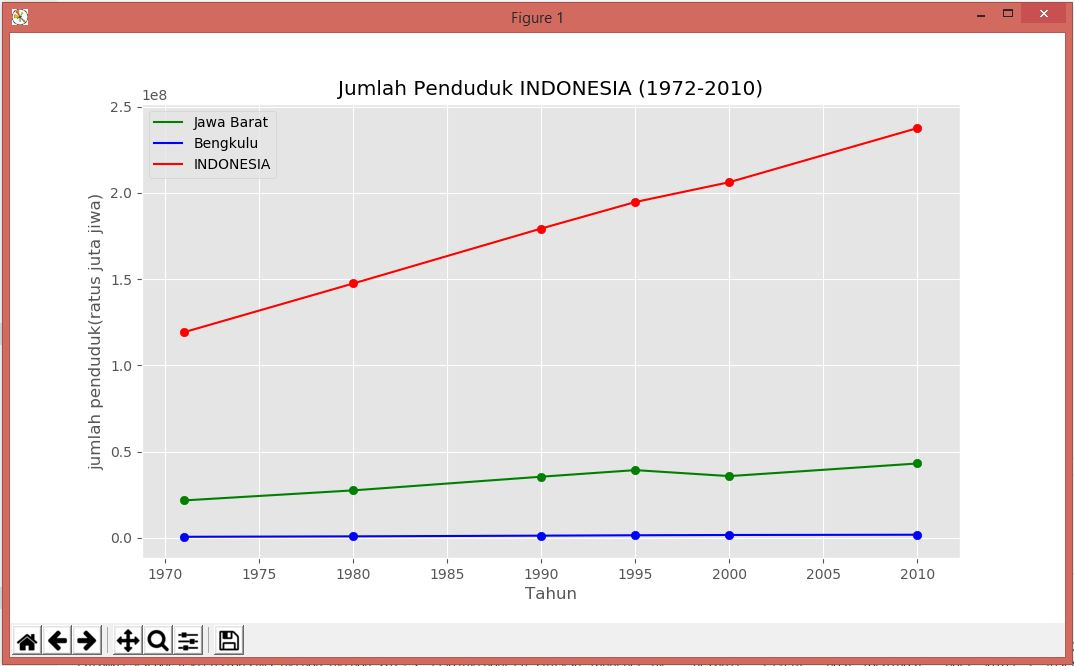

Write Python code to recreate this figure.
import numpy as np 
import pandas as pd 
import matplotlib.pyplot as plt 

df=pd.read_excel('indo_12_1.xls')
df.columns=['provinsi','1971','1980','1990','1995','2000','2010']
df=df.dropna()
df=df.replace('-',np.NaN)
# df=df.fillna(int(0)).reset_index().drop(columns='index')

plt.style.use('ggplot')
#plot jumlah penduduk Indonesia
def plotJmlIndo(df):
    Indonesia=df['provinsi'].tail(1).values[0]
    df=df.set_index('provinsi').T
    x=df.index.values.astype(int)
    y=df[Indonesia].values.astype(int)
    plt.plot(x,y,linestyle='-',color='r',label=Indonesia)
    plt.scatter(x,y,color='r')
    return Indonesia


#plot jumlah penduduk dari provinsi yang memiliki penduduk terbanyak di tahun 2010
def plotTerbanyak2010(df):
    df=df.drop(df.tail(1).index)
    kotaTerbanyak2010=df['provinsi'][df['2010']==df['2010'].max()].values[0]
    df=df.set_index('provinsi').T
    x=df.index.values.astype(int)
    y=df[kotaTerbanyak2010].values.astype(int)
    plt.plot(x,y,linestyle='-',color='g',label=kotaTerbanyak2010)
    plt.scatter(x,y,color='g')
    return kotaTerbanyak2010

# jumlah penduduk dari provinsi yang memiliki penduduk paling sedikit di tahun 1971
def plotSedikit1971(df):
    df=df.drop(df.tail(1).index)
    kotaSedikit1971=df['provinsi'][df['1971']==df['1971'].min()].values[0]
    df=df.set_index('provinsi').T
    x=df.index.values.astype(int)
    y=df[kotaSedikit1971].values.astype(int)
    plt.plot(x,y,linestyle='-',color='b',label=kotaSedikit1971)
    plt.scatter(x,y,color='b')
    return kotaSedikit1971

plotTerbanyak2010(df)
plotSedikit1971(df)
plotJmlIndo(df)
plt.title('Jumlah Penduduk INDONESIA (1972-2010)')
plt.legend()
plt.xlabel('Tahun')
plt.ylabel('jumlah penduduk(ratus juta jiwa)')
plt.grid(True)
plt.show()
